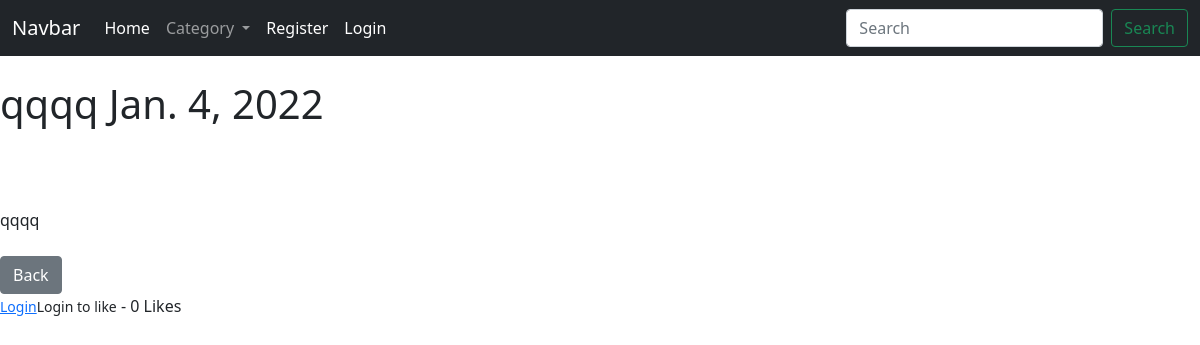
The app's page /article/13 with its own data.
### theblog/models.py (models this page shows, shortened)
class Post(models.Model):
    title = models.CharField(max_length=255)
    title_tag = models.CharField(max_length=255, default="My Freakin' Awesome Blog!")
    author = models.ForeignKey(User, on_delete=models.CASCADE)
    body = models.TextField()
    post_date = models.DateField(auto_now_add=True)
    category = models.CharField(max_length=255, default='coding')
    likes = models.ManyToManyField(User, related_name='blog_posts')
    def total_likes(self):
        return self.likes.count()

### theblog/views.py (the view)
# urls.py: path('article/<int:pk>', ArticleDetailView.as_view(), name="article-detail"),
class ArticleDetailView(DetailView):
    model = Post
    template_name = 'article_details.html'
    def get_context_data(self, *args, **kwargs):
        cat_menu = Category.objects.all()
        context = super(ArticleDetailView, self).get_context_data(*args, **kwargs)
        stuff = get_object_or_404(Post, id=self.kwargs['pk'])
        total_likes = stuff.total_likes()
        liked = False
        if stuff.likes.filter(id=self.request.user.id):
            liked = True
        context["cat_menu"] = cat_menu
        context["total_likes"] = total_likes
        context["liked"] = liked
        return context

### theblog/models.py (called while the page is built)
    def __str__(self):
        return self.name

### theblog/templates/article_details.html (shortened to what this page needs)
{% extends 'base.html' %}
{% block content %}
<h1>{{ post.title }} {{ post.post_date }} </h1>
<br>
{{ post.author.first_name }}<br>
{{ post.author.last_name }}<br>
{{ post.body }}
<br>
<br>
<a href="{% url 'home' %}" class="btn btn-secondary">Back</a>
<form action="{% url 'like_post' post.pk %}" method="POST">
    {% if user.is_authenticated %}
        {% if liked %}
            <button type="submit", name="post_id",
            value="{{ post.id }}", class="btn btn-danger btn-sm">Unlike</button>
        {% else %}
            <button type="submit", name="post_id",
            value="{{ post.id }}", class="btn btn-primary btn-sm">Like</button>
        {% endif %}
    {% else %}
        <small><a href="{% url 'login' %}">Login</a>Login to like</small>
    {% endif %}
        - {{ total_likes }} Likes
</form>
{% endblock %}

### records on screen
Post: title "qqqq", post_date "Jan. 4, 2022", body "qqqq"

### other values on screen
{{ total_likes }} "0"
